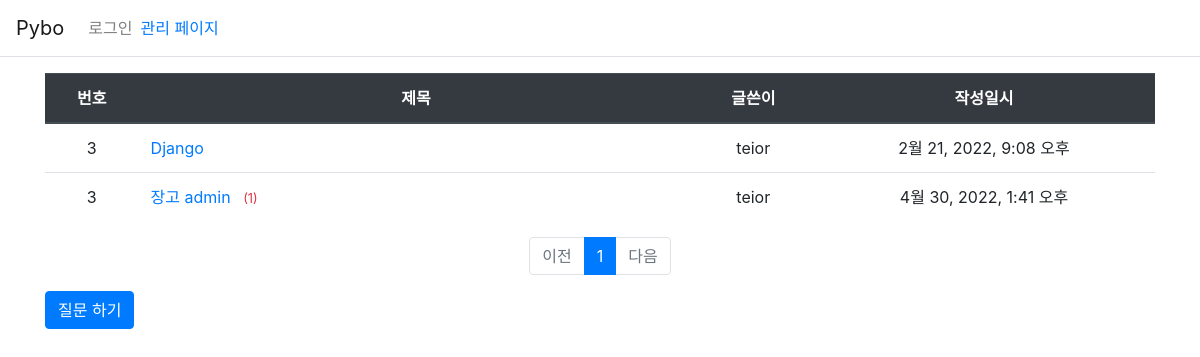
Page /pybo/ on the earlier database version.
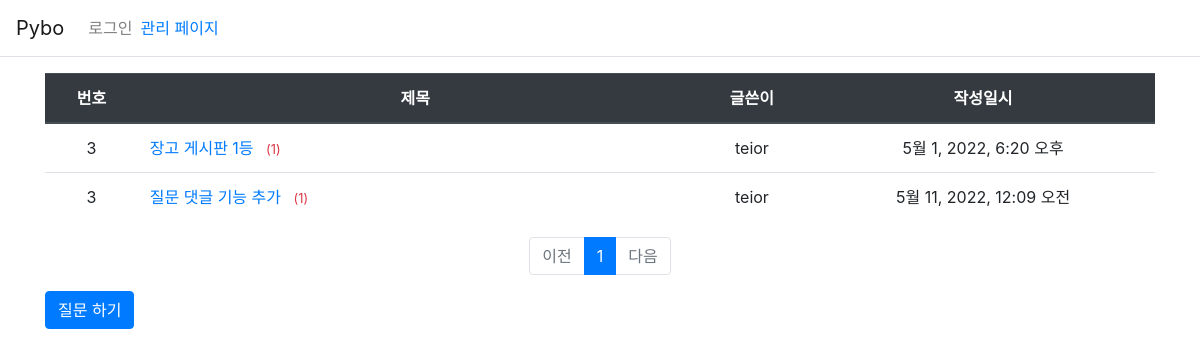
Same page on the later database version.
### pybo/models.py (models this page shows, shortened)
class Question(models.Model):
    author = models.ForeignKey(User, on_delete=models.CASCADE)   # 계정 삭제시 데이터 전부 삭제
    subject = models.CharField(max_length=200)
    modify_date = models.DateTimeField(null=True, blank=True)     # 수정 일시
    content = models.TextField()
    create_date = models.DateTimeField()

### pybo/views.py (the view)
# urls.py: path('', views.index, name='index'),  # 페이지 에 해당 하는 urlpatterns
def index(request):
    page = request.GET.get('page', '1')
    question_list = Question.objects.order_by('create_date')
    paginator = Paginator(question_list, 10)  # 페이지 당 질문 10개 보여 주기
    page_obj = paginator.get_page(page)
    context = {'question_list': page_obj}
    return render(request, 'pybo/question_list.html', context)

### templates/pybo/question_list.html
{% extends 'base.html' %}
{% load pybo_filter %}
{% block content %}
<div class="container my-3">
    <table class="table">
        <thead>
        <tr class="text-center thead-dark">
            <th>번호</th>
            <th style="width:50%">제목</th>
            <th>글쓴이</th>
            <th>작성일시</th>
        </tr>
        </thead>
        <tbody>
        {% if question_list %}
        {% for question in question_list %}
        <tr class="text-center">
            <td>{{ question_list.paginator.count|sub:question_list.start_index|sub:forloop.counter0|add:1 }}</td>
            <td class="text-left">
                <a href="{% url 'pybo:detail' question.id %}">{{ question.subject }}</a>
                    {% if question.answer_set.count > 0 %}
                    <span class="text-danger small ml-2">
                      ({{ question.answer_set.count }})
                    </span>
                    {% endif %}
            </td>
            <td>{{ question.author.username }}</td>
            <td>{{ question.create_date }}</td>
        </tr>
        {% endfor %}
        {% else %}
        <tr>
            <td colspan="3">질문이 없습니다</td>
        </tr>
        {% endif %}
        </tbody>
    </table>
    <ul class="pagination justify-content-center">
        {% if question_list.has_previous %}
        <li class="page-item">
            <a class="page-link" href="?page={{ question_list.previous_page_number }}">
                이전
            </a>
        </li>
        {% else %}
        <li class="page-item disabled">
            <a class="page-link" tabindex="-1" aria-disabled="true" href="#">
                이전
            </a>
        </li>
        {% endif %}
        {% for page_number in question_list.paginator.page_range %}
        {% if page_number >= question_list.number|add:-5 and page_number <= question_list.number|add:5 %}
            {% if page_number == question_list.number %}
            <li class="page-item active" aria-current="page">
                <a class="page-link" href="?page={{ page_number }}">
                    {{ page_number }}
                    </a>
            </li>
            {% else %}
            <li class="page-item">
                <a class="page-link" href="?page={{ page_number }}">
                    {{ page_number }}
                </a>
            </li>
            {% endif %}
        {% endif %}
        {% endfor %}
        {% if question_list.has_next %}
        <li class="page-item">
            <a class="page-link" href="?page={{ question_list.next_page_number }}">
                다음
            </a>
        </li>
        {% else %}
        <li class="page-item disabled"?>
            <a class="page-link" tabindex="-1" aria-disabled="true" href="#">
                다음
            </a>
        </li>
        {% endif %}
    </ul>
    <a href="{% url 'pybo:question_create' %}" class="btn btn-primary">
        질문 하기
    </a>
</div>
{% endblock %}

### templates/base.html (shortened to what this page needs)
{% load static %}
<!doctype html>
<html lang="ko">
<head>
    <link rel="stylesheet" type="text/css" href="{% static 'bootstrap.min.css' %}">
    <link rel="stylesheet" type="text/css" href="{% static 'style.css' %}">
</head>
<body>
{% include "navbar.html" %}
{% block content %}
{% endblock %}
</body>
</html>

### templates/navbar.html (shortened to what this page needs)
<nav class="navbar navbar-expand-lg navbar-light ba-light border-bottom">
    <a class="navbar-brand" href="{% url 'pybo:index' %}">Pybo</a>
    <div class="collapse navbar-collapse flex-grow-0" id="navbarNav">
        <ul class="navbar-nav">
            <li class="nav-item">
                {% if user.is_authenticated %}
                <a class="nav-link" href="{% url 'common:logout' %}">
                    {{ user.username }} (로그아웃)
                </a>
                {% else %}
                <a class="nav-link" href="{% url 'common:login' %}">로그인</a>
                {% endif %}
            </li>
        </ul>
        <a href="http://127.0.0.1:8000/admin/">관리 페이지</a>
    </div>
</nav>

Differences in the rows shown:
removed Question: paginator.count|sub "3", subject "Django", author.username "teior", create_date "2월 21, 2022, 9:08 오후"
removed Question: paginator.count|sub "3", subject "장고 admin", answer_set.count "1", author.username "teior", create_date "4월 30, 2022, 1:41 오후"
added Question: paginator.count|sub "3", subject "장고 게시판 1등", answer_set.count "1", author.username "teior", create_date "5월 1, 2022, 6:20 오후"
added Question: paginator.count|sub "3", subject "질문 댓글 기능 추가", answer_set.count "1", author.username "teior", create_date "5월 11, 2022, 12:09 오전"
